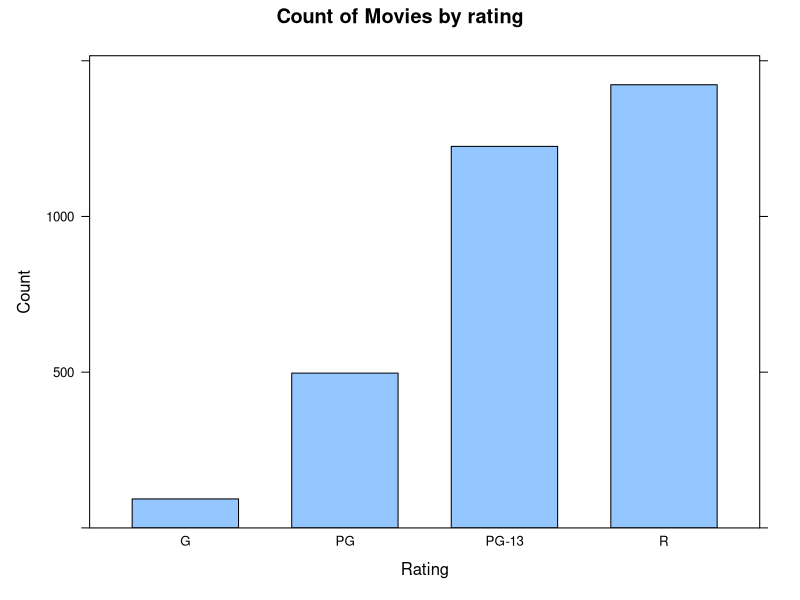
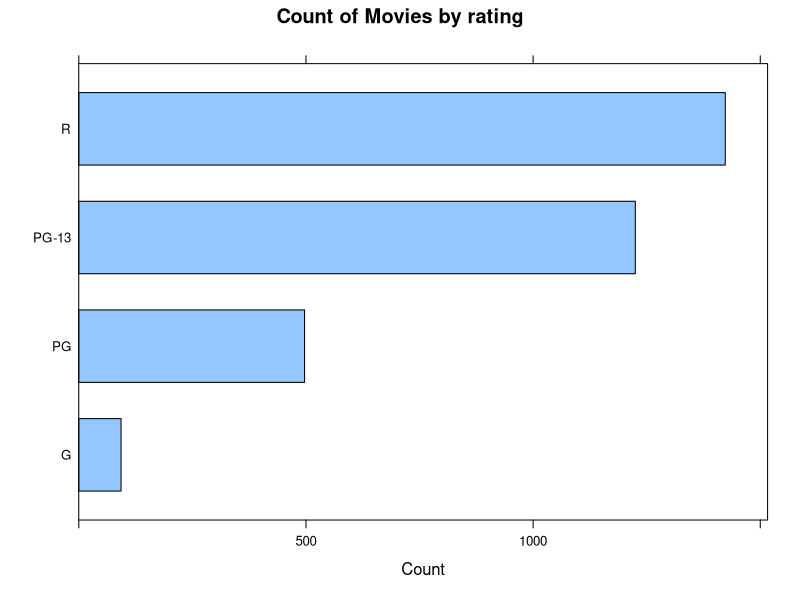
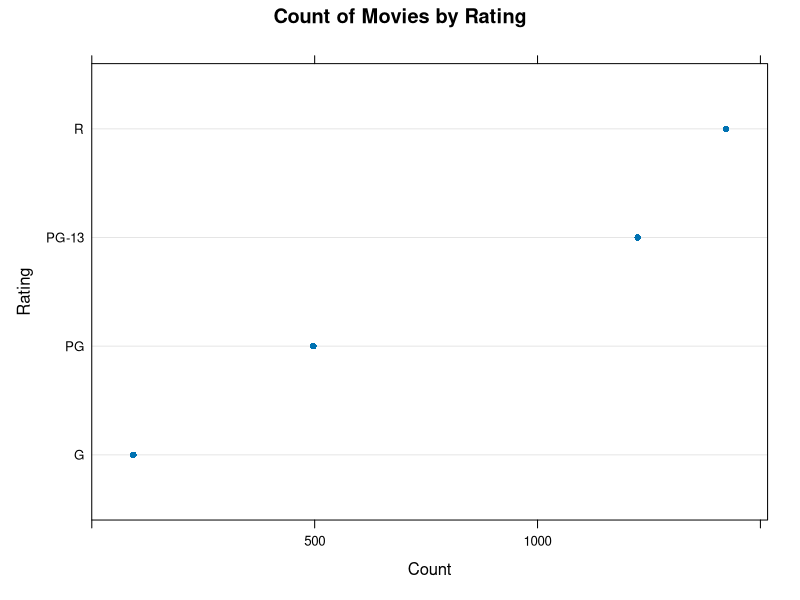

Here is the R script that generated these plots, in order: (Note: this script raises an error after producing the figures.)
## ---- chunk 1
library(lattice)
## ---- chunk 2
movies <- read.csv("../data/Movies.csv")
## ---- chunk 3
table <- table(movies$Rating)
ratings <- as.data.frame(table)
names(ratings)[1] <- "Rating"
names(ratings)[2] <- "Count"

print(ratings)
## ---- chunk 4
barchart(
  x= Count ~ Rating,
  data = ratings,
  main = "Count of Movies by rating",
  xlab = "Rating"
)
## ---- chunk 5
barchart(
  x = Rating ~ Count,
  data = ratings,
  main = "Count of Movies by rating",
  xlab = "Count"
)
## ---- chunk 6
dotplot(
  x = Rating ~ Count,
  data = ratings,
  main = "Count of Movies by Rating",
  ylab = "Rating")
## ---- chunk 7
histogram(
  x = ~Rating,
  data = movies,
  main = "Percentage of Movies by Rating"
)
